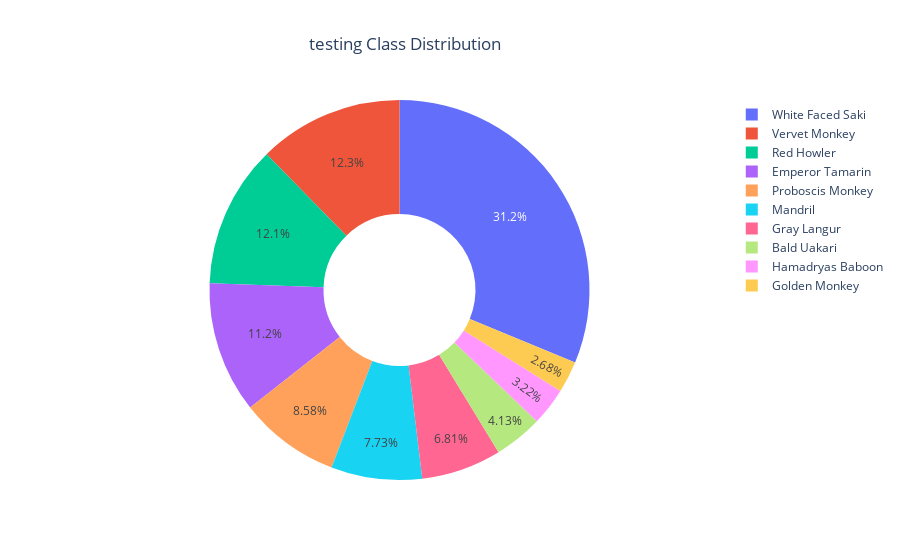
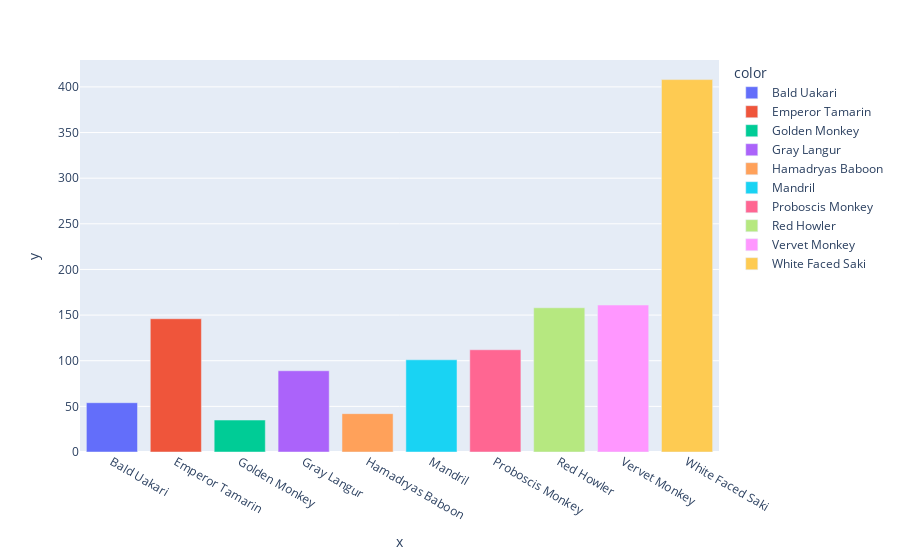

Notebook code for these charts, in order:
### Markdown cell above
ploting the class distribution

### Code cell
# Calculate Class Distribution 
class_dis = [len(os.listdir(test_path + f"/{name}")) for name in class_names]

# Pie Plot
fig = px.pie(names=class_names, values=class_dis, hole=0.4, title="testing Class Distribution")
fig.update_layout({'title':{'x':0.45}})
fig.show()

# Bar Plot
fig = px.bar(x=class_names, y=class_dis, color=class_names)
fig.show()

### Figure 1 — Plotly figure (JSON) as saved in the notebook; plotly's stock layout.template omitted (floating-point values rounded to 4 significant figures)
{"data": [{"domain": {"x": [0, 1], "y": [0, 1]}, "hole": 0.4, "hovertemplate": "label=%{label}<br>value=%{value}<extra></extra>", "labels": ["Bald Uakari", "Emperor Tamarin", "Golden Monkey", "Gray Langur", "Hamadryas Baboon", "Mandril", "Proboscis Monkey", "Red Howler", "Vervet Monkey", "White Faced Saki"], "legendgroup": "", "name": "", "showlegend": true, "type": "pie", "values": [54, 146, 35, 89, 42, 101, 112, 158, 161, 408]}], "layout": {"legend": {"tracegroupgap": 0}, "title": {"text": "testing Class Distribution", "x": 0.45}}}

### Figure 2 — Plotly figure (JSON) as saved in the notebook; plotly's stock layout.template omitted (floating-point values rounded to 4 significant figures)
{"data": [{"alignmentgroup": "True", "hovertemplate": "color=Bald Uakari<br>x=%{x}<br>y=%{y}<extra></extra>", "legendgroup": "Bald Uakari", "marker": {"color": "#636efa", "pattern": {"shape": ""}}, "name": "Bald Uakari", "offsetgroup": "Bald Uakari", "orientation": "v", "showlegend": true, "textposition": "auto", "type": "bar", "x": ["Bald Uakari"], "xaxis": "x", "y": [54], "yaxis": "y"}, {"alignmentgroup": "True", "hovertemplate": "color=Emperor Tamarin<br>x=%{x}<br>y=%{y}<extra></extra>", "legendgroup": "Emperor Tamarin", "marker": {"color": "#EF553B", "pattern": {"shape": ""}}, "name": "Emperor Tamarin", "offsetgroup": "Emperor Tamarin", "orientation": "v", "showlegend": true, "textposition": "auto", "type": "bar", "x": ["Emperor Tamarin"], "xaxis": "x", "y": [146], "yaxis": "y"}, {"alignmentgroup": "True", "hovertemplate": "color=Golden Monkey<br>x=%{x}<br>y=%{y}<extra></extra>", "legendgroup": "Golden Monkey", "marker": {"color": "#00cc96", "pattern": {"shape": ""}}, "name": "Golden Monkey", "offsetgroup": "Golden Monkey", "orientation": "v", "showlegend": true, "textposition": "auto", "type": "bar", "x": ["Golden Monkey"], "xaxis": "x", "y": [35], "yaxis": "y"}, {"alignmentgroup": "True", "hovertemplate": "color=Gray Langur<br>x=%{x}<br>y=%{y}<extra></extra>", "legendgroup": "Gray Langur", "marker": {"color": "#ab63fa", "pattern": {"shape": ""}}, "name": "Gray Langur", "offsetgroup": "Gray Langur", "orientation": "v", "showlegend": true, "textposition": "auto", "type": "bar", "x": ["Gray Langur"], "xaxis": "x", "y": [89], "yaxis": "y"}, {"alignmentgroup": "True", "hovertemplate": "color=Hamadryas Baboon<br>x=%{x}<br>y=%{y}<extra></extra>", "legendgroup": "Hamadryas Baboon", "marker": {"color": "#FFA15A", "pattern": {"shape": ""}}, "name": "Hamadryas Baboon", "offsetgroup": "Hamadryas Baboon", "orientation": "v", "showlegend": true, "textposition": "auto", "type": "bar", "x": ["Hamadryas Baboon"], "xaxis": "x", "y": [42], "yaxis": "y"}, {"alignmentgroup": "True", "hovertemplate": "color=Mandril<br>x=%{x}<br>y=%{y}<extra></extra>", "legendgroup": "Mandril", "marker": {"color": "#19d3f3", "pattern": {"shape": ""}}, "name": "Mandril", "offsetgroup": "Mandril", "orientation": "v", "showlegend": true, "textposition": "auto", "type": "bar", "x": ["Mandril"], "xaxis": "x", "y": [101], "yaxis": "y"}, {"alignmentgroup": "True", "hovertemplate": "color=Proboscis Monkey<br>x=%{x}<br>y=%{y}<extra></extra>", "legendgroup": "Proboscis Monkey", "marker": {"color": "#FF6692", "pattern": {"shape": ""}}, "name": "Proboscis Monkey", "offsetgroup": "Proboscis Monkey", "orientation": "v", "showlegend": true, "textposition": "auto", "type": "bar", "x": ["Proboscis Monkey"], "xaxis": "x", "y": [112], "yaxis": "y"}, {"alignmentgroup": "True", "hovertemplate": "color=Red Howler<br>x=%{x}<br>y=%{y}<extra></extra>", "legendgroup": "Red Howler", "marker": {"color": "#B6E880", "pattern": {"shape": ""}}, "name": "Red Howler", "offsetgroup": "Red Howler", "orientation": "v", "showlegend": true, "textposition": "auto", "type": "bar", "x": ["Red Howler"], "xaxis": "x", "y": [158], "yaxis": "y"}, {"alignmentgroup": "True", "hovertemplate": "color=Vervet Monkey<br>x=%{x}<br>y=%{y}<extra></extra>", "legendgroup": "Vervet Monkey", "marker": {"color": "#FF97FF", "pattern": {"shape": ""}}, "name": "Vervet Monkey", "offsetgroup": "Vervet Monkey", "orientation": "v", "showlegend": true, "textposition": "auto", "type": "bar", "x": ["Vervet Monkey"], "xaxis": "x", "y": [161], "yaxis": "y"}, {"alignmentgroup": "True", "hovertemplate": "color=White Faced Saki<br>x=%{x}<br>y=%{y}<extra></extra>", "legendgroup": "White Faced Saki", "marker": {"color": "#FECB52", "pattern": {"shape": ""}}, "name": "White Faced Saki", "offsetgroup": "White Faced Saki", "orientation": "v", "showlegend": true, "textposition": "auto", "type": "bar", "x": ["White Faced Saki"], "xaxis": "x", "y": [408], "yaxis": "y"}], "layout": {"barmode": "relative", "legend": {"title": {"text": "color"}, "tracegroupgap": 0}, "margin": {"t": 60}, "xaxis": {"anchor": "y", "domain": [0, 1], "title": {"text": "x"}}, "yaxis": {"anchor": "x", "domain": [0, 1], "title": {"text": "y"}}}}
